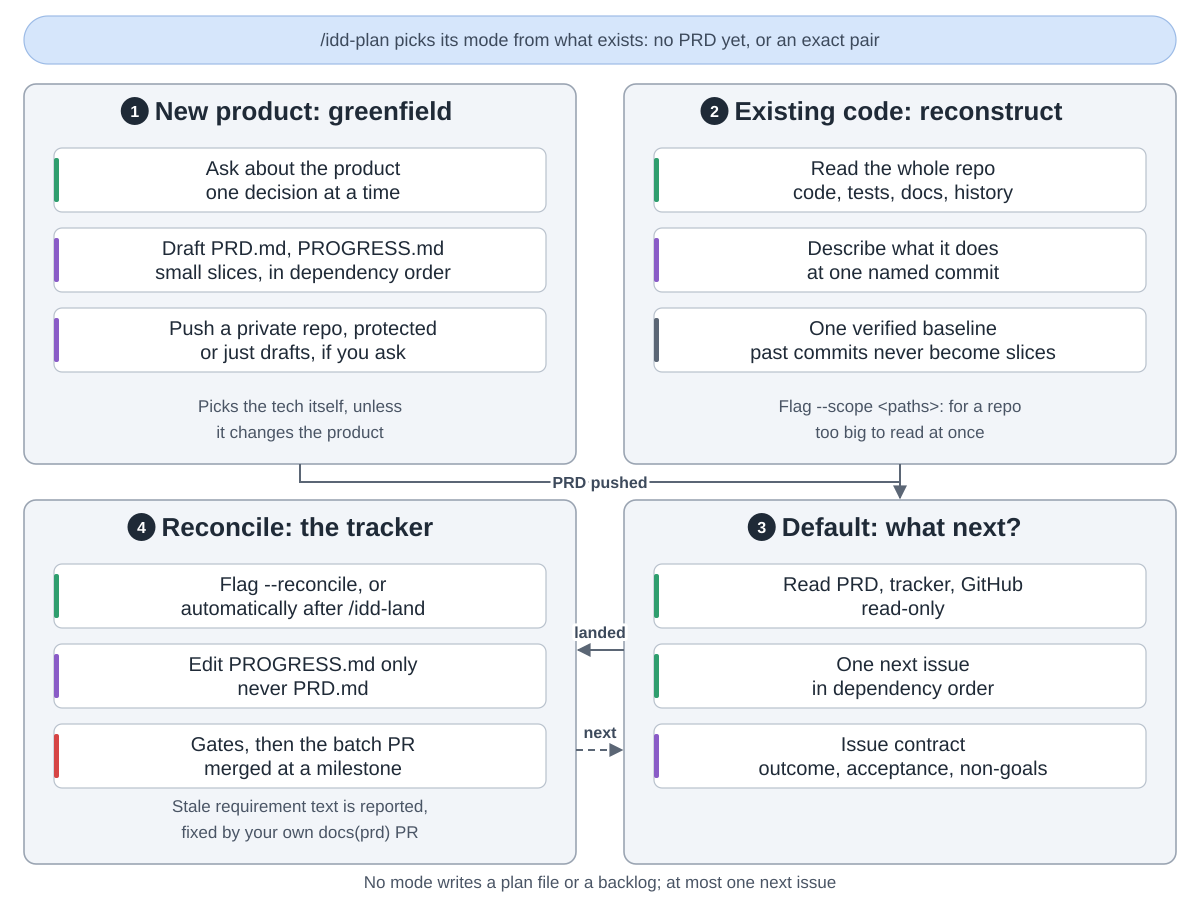

This chart was generated by the following Python code:
"""/idd-plan: four modes, picked by what already exists.
Drawn from maximalfocus/idd-skills at commit f905928 (skills/idd-plan/SKILL.md, CONSTITUTION.md
Article 1, skills/idd-plan/scripts/init-prd.sh).
Run: python3 plan.py

Top row: the two bootstrap modes. Both lead into default mode (bottom right); after an issue lands,
reconcile (bottom left) updates the tracker and the next issue comes from default mode again."""
import sys
from pathlib import Path

sys.path.insert(0, str(Path(__file__).resolve().parents[2] / "tools"))
from archdiagram import Diagram  # noqa: E402

d = Diagram("idd-plan modes",
            "/idd-plan picks its mode from what exists: no PRD yet, or an exact pair. "
            "1 New product, greenfield: ask about the product one decision at a time, draft PRD.md and "
            "PROGRESS.md with small slices in dependency order, and push a private, protected repository, or "
            "only show the drafts if you ask for a draft. It picks the technology itself unless that changes the "
            "product. "
            "2 Existing code, reconstruct: read the whole repository with its tests, docs and history, describe "
            "what it does at one named commit, and record one verified baseline; past commits never become "
            "slices. The --scope flag limits it to some paths in a repository too big to read at once. "
            "Both then push the PRD repository and go on in default mode. "
            "3 Default, what next: read the PRD, the tracker and GitHub without changing them, pick one next "
            "issue in dependency order, and write an issue contract with outcome, acceptance and "
            "non-goals. "
            "4 Reconcile, the tracker: run by the --reconcile flag or automatically after /idd-land; edit "
            "PROGRESS.md only, never PRD.md; run the gates, then commit to the batch pull request, which is "
            "merged at a milestone. Stale requirement text is reported, and fixed by your own docs(prd) pull "
            "request. No mode writes a plan file or a backlog, and there is at most one next issue.")

L, R, W = 24, 624, 552
T1, H1 = 84, 380
T2, H2 = 500, 364
CW, CH, GAP = 492, 64, 16


def column(x, top, cards, gap=GAP):
    for i, (lbl, kind) in enumerate(cards):
        d.card(x + 30, top + 64 + i * (CH + gap), lbl, kind, w=CW, h=CH)


def notes(x, top, h, a, b):
    d.note(x + W / 2, top + h - 52, a)
    d.note(x + W / 2, top + h - 26, b)


d.pill(L, 16, 2 * W + 48, 48, "/idd-plan picks its mode from what exists: no PRD yet, or an exact pair")

d.group(L, T1, W, H1, "New product: greenfield", 1)
column(L, T1, [("Ask about the product|one decision at a time", "plan"),
               ("Draft PRD.md, PROGRESS.md|small slices, in dependency order", "write"),
               ("Push a private repo, protected|or just drafts, if you ask", "write")])
notes(L, T1, H1, "Picks the tech itself, unless", "it changes the product")

d.group(R, T1, W, H1, "Existing code: reconstruct", 2)
column(R, T1, [("Read the whole repo|code, tests, docs, history", "plan"),
               ("Describe what it does|at one named commit", "write"),
               ("One verified baseline|past commits never become slices", "data")])
notes(R, T1, H1, "Flag --scope <paths>: for a repo", "too big to read at once")

d.group(R, T2, W, H2, "Default: what next?", 3)
column(R, T2, [("Read PRD, tracker, GitHub|read-only", "plan"),
               ("One next issue|in dependency order", "plan"),
               ("Issue contract|outcome, acceptance, non-goals", "write")])

d.group(L, T2, W, H2, "Reconcile: the tracker", 4)
column(L, T2, [("Flag --reconcile, or|automatically after /idd-land", "plan"),
               ("Edit PROGRESS.md only|never PRD.md", "write"),
               ("Gates, then the batch PR|merged at a milestone", "review")])
notes(L, T2, H2, "Stale requirement text is reported,", "fixed by your own docs(prd) PR")

d.arrow(f"M{L + W / 2} {T1 + H1}V{T1 + H1 + 18}H{R + W / 2}V{T2 - 2}", label="PRD pushed",
        at=(600, T1 + H1 + 24))
# Reconstruct joins the same line into default mode: a plain stroke, so only one arrowhead shows.
d.raw(f'<path d="M{R + W / 2} {T1 + H1}V{T1 + H1 + 18}" stroke="#5b6675" stroke-width="2" fill="none"/>')
d.arrow(f"M{R} {T2 + 150}H{L + W + 2}", label="landed", at=(600, T2 + 138))
d.arrow(f"M{L + W} {T2 + 250}H{R - 2}", back=True, label="next", at=(600, T2 + 238))

d.note(600, 888, "No mode writes a plan file or a backlog; at most one next issue")

d.save(Path(__file__).with_name("plan.svg"))
